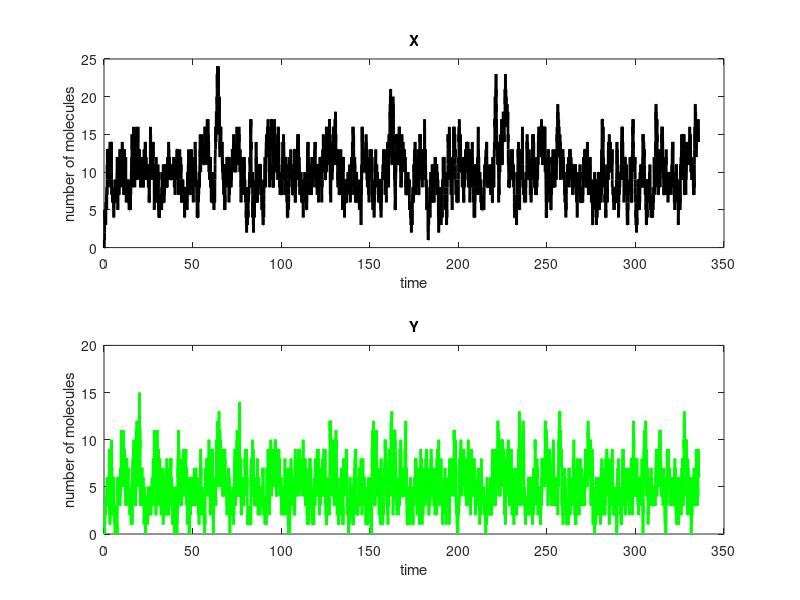

Write MATLAB code to recreate this figure.
% run it a few times!

%File gillespie_rev1.m
%stochastic simulation of -> X -> Y -> with rates p, q, r

clear all

%set parameter values
p=10;
q=1;
r=2;
%set number of reactions
Tend=10000;
%set initial conditions for # molecules and for time t 
X=zeros(Tend,2);
t=zeros(Tend,1);
X(1,:)=[0 0]; t(1)=0;

j=1;
    while j<Tend
    %calculate propensities
    a1=p;
    a2=q*X(j,1);
    a3=r*X(j,2);
    asum=a1+a2+a3;

    %select next reaction
    mu=rand(1);
    z1=0;z2=0;z3=0;
    if 0 <= mu && mu < a1/asum
       z1=1;
    else if a1/asum <= mu && mu  < (a1+a2)/asum
            z2=1;
         else 
            z3=1;
         end
    end

    %update state
    X(j+1,1) = X(j,1) + z1 -z2;
    X(j+1,2) = X(j,2) + z2 -z3;
    %update time
    t(j+1) = t(j) + log(1/rand(1))/asum;
    %update counter
    j=j+1;
end

subplot(2,1,1)
stairs(t, X(:,1), 'k', 'linewidth', 2)
ylabel('number of molecules')
xlabel('time')
title('X')

subplot(2,1,2)  
stairs(t, X(:,2), 'g', 'linewidth', 2)
ylabel('number of molecules')
xlabel('time')
title('Y')
  
meanX = diff(t)'*X(1:end-1,1)/t(end)
meanY = diff(t)'*X(1:end-1,2)/t(end)
secX  = diff(t)'*X(1:end-1,1).^2/t(end);  % second moment
secY  = diff(t)'*X(1:end-1,2).^2/t(end);  % second moment
varX = secX - meanX^2
varY = secY - meanY^2
corXY = diff(t)'*(X(1:end-1,1).*X(1:end-1,2)) / t(end);  % correlation
covXY = corXY - meanX*meanY
